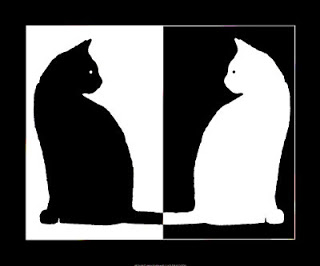
%> input picture cats.jpg, 320 x 266 px
$ octave laplace.m   (GNU Octave 9; MATLAB toolbox functions it lacks are replaced by stand-ins)
%> lines starting %> are read from the running program, lines starting %| are printed output that depends on the picture
clc
a = imread('cats.jpg','jpeg');
%> a is the input picture: size 266x320x3 uint8; mean R, G, B 88.4, 88.3, 88.3
a = rgb2gray(a);
%> a: size 266x320 uint8
[m n] = size(a);
%> m = 266; n = 320
figure,imshow(a);
laplac = [-1 0 1; -2 0 2; -1 0 1];
laplac1 = [0 -1 0; -1 5 -1; 0 -1 0];
b = zeros(m,n);
% [19 lines of commented-out code are left out]

for i = 2:m-1
    for j = 2:n-1
        b(i,j) = sum(sum(laplac.*double(a(i-1:i+1,j-1:j+1))));
    end
end
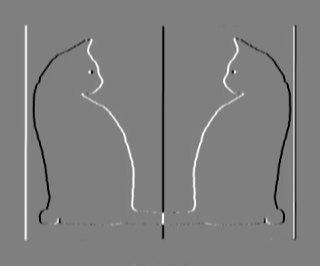
%> b: size 266x320 double; min -1020, max 1020, mean 0; drawn with min black and max white

figure,imshow(uint8(b));
%> after `imshow(uint8(b))`:
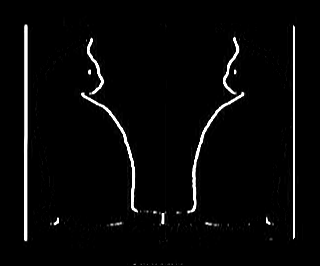
%> displayed picture: size 266x320, on the screen's scale of 0 to 255; min 0, max 255, mean 8.1

$ run again, with balls.jpg copied over cats.jpg
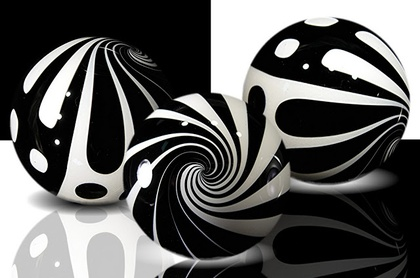
%> input picture balls.jpg, 420 x 278 px, shrunk from 640 x 423 before the run
%> a is the input picture: size 278x420x3 uint8; mean R, G, B 92.1, 92, 91.1
%> a: size 278x420 uint8
%> after the loop `for i = 2:m-1`:
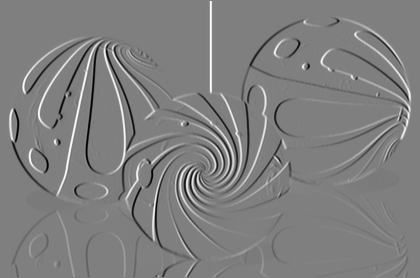
%> b: size 278x420 double; min -1020, max 1019, mean 0; drawn with min black and max white
%> `imshow(uint8(b))`:
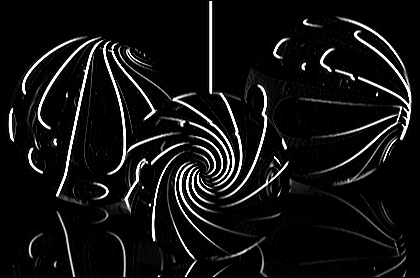
%> displayed picture: size 278x420, on the screen's scale of 0 to 255; min 0, max 255, mean 18.6
